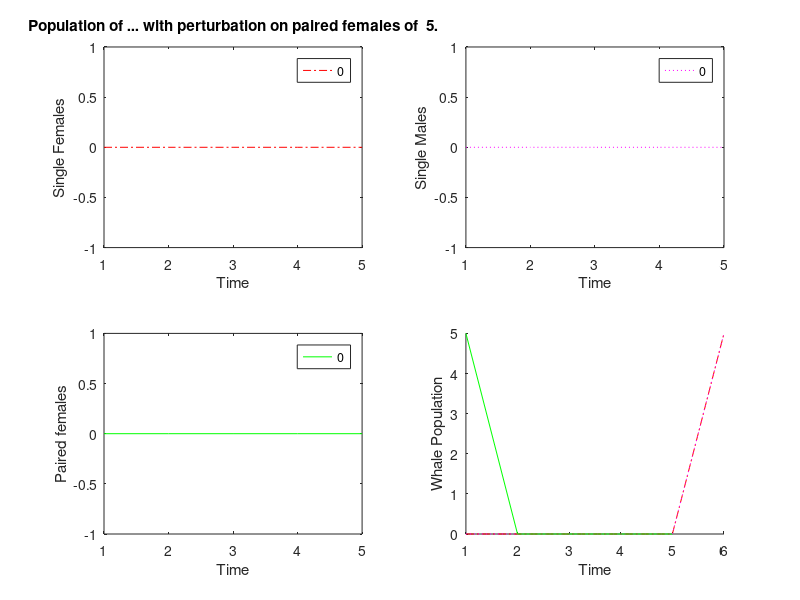
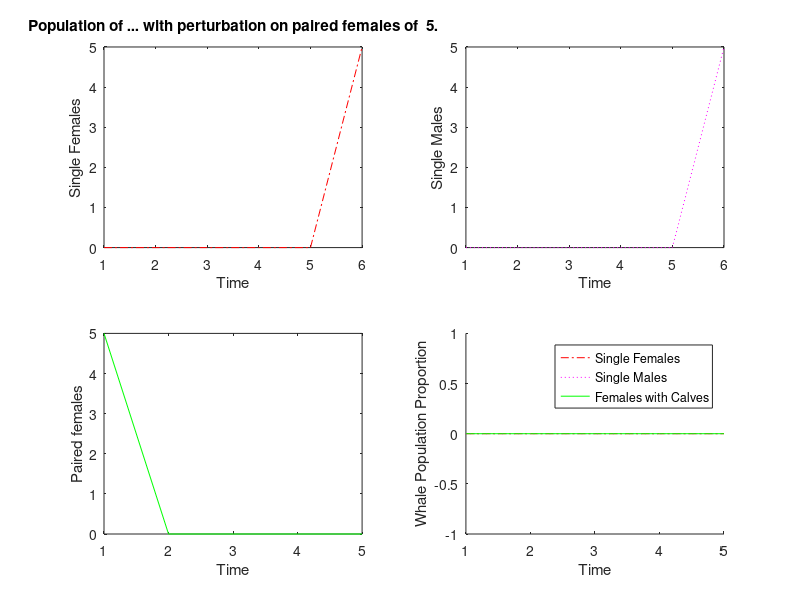

Recreate these plots in MATLAB, in order.
%Whale Group at MTBI
%created by Ivan E. Cao-Berg

%This function creates a population proportion plot for each cycle and another plot of population sizes of those cycles
function whaleoscpf( epsilon, muj, mux, muy, px0, x0, y0, k )

if nargin == 0
    option = input( 'Do you want to work with fin whales (1), with right whales (2) or another whale (3)? : ' )
    if option == 1
         betax = 0.5;
         betay = 0.5;
         mux = 0.955;
         muy = 0.965;
         muj = 0.96;
    end
    if option == 2
         betax = 0.5;
         betay = 0.5;
         mux = 0.925;
         muy = 0.94;
         muj = 0.957;
    end
    if option == 3
         betax = input( 'Please input a value for betax :' );
         betay = input( 'Please input a value for betay :' );
         mux = input( 'Please input a value for mux :' );
         muy = input( 'Please input a value for muy :' );
         muj = input( 'Please input a value for muj :' );
    end
%Number of iterations = numbers of generations
c = input('For how many generations do you want to run the simulation? :')
end

%Zero matrixes for reserving space in memory
x = zeros(1,c);
y = zeros(1,c);
px = zeros(1,c);
time = zeros(1,c);
propx = zeros(1,c);
propy = zeros(1,c);
propp = zeros(1,c);

%Initial Conditions
epsilon = input('Please type the value for epsilon ( no noise -> epsilon = 0 ) :')
px0 = input('Please type the value for P_0 :')
x0 = input('Please type the value for x_0 :')
y0 = input('Please type the value for y_0 :')
k = input('Please type the value for the delay :' )

%Options
option = input('Do you want p(0)=p(1)=p(2)...=p(k)? Yes=1 No=0 : ')
if option == 1 
    for delay = 1 : k
    px(delay)=px0;
    end
end

if option == 0
    for delay = 2 : k
    px(delay) = input('Please type the value for px() : ');
    end
end

%Initial Conditions = First Generation
x(k+1)=x0;
y(k+1)=y0;
px(1)=px0;

%Recursion Formula
for t = 12:c %Counter for number of generations
    x(t) = x_f( epsilon, betax, mux, muj, muy, x(t-1), y(t-1), px(t-1), px(t-k), k); 
    y(t) = y_f( betay, mux, muy, y(t-1), px(t-k) );
    px(t) = px_foscsine( epsilon, muj, mux, muy, x(t-1), y(t-1), t );
    propx(t) = ppx( x(t-1), y(t-1), px(t-1));
    propy(t) = ppy( x(t-1), y(t-1), px(t-1));
    propp(t) = ppp( x(t-1), y(t-1), px(t-1));
end

%%%%%%%%%%%%%%%%%%%
% Figure Number 1 %
%%%%%%%%%%%%%%%%%%%
%Divides the plot into four subplots
%First subplot : Time vs. Proportion of Single Females
figure(1)
subplot(2,2,1)
plot(propx,'r-.')
xlabel('Time')
ylabel('Single Females')
title(['Population of ... with perturbation on paired females of  ' num2str(epsilon) '.'])
legend([num2str(propx(c-1))])

%Second subplot : Time vs. Proportion of Single Males
subplot(2,2,2)
plot(propy,'m:')
xlabel('Time')
ylabel('Single Males')
legend([num2str(propy(c-1))])

%Third subplot : Time vs. Proportion of Paired Females
subplot(2,2,3)
plot(propp,'g-')
xlabel('Time')
ylabel('Paired females')
legend([num2str(propp(c-1))])

%Fourth subplot :  : Time vs. Whale Population Size
subplot(2,2,4)
hold on
plot(x,'r-.')
plot(y,'m:')
plot(px,'g-')
xlabel('Time')
ylabel('Whale Population')
hold off

%%%%%%%%%%%%%%%%%%%
% Figure Number 2 %
%%%%%%%%%%%%%%%%%%%
%Divides the plot into four subplots
%First subplot : Time vs. Population Size of Single Females
figure(2)
subplot(2,2,1)
plot(x,'r-.')
xlabel('Time')
ylabel('Single Females')
title(['Population of ... with perturbation on paired females of  ' num2str(epsilon) '.'])

%Second subplot : Time vs. Population Size of Single Males
subplot(2,2,2)
plot(y,'m:')
xlabel('Time')
ylabel('Single Males')

%Third subplot : Time vs. Population Size of Paired Females
subplot(2,2,3)
plot(px,'g-')
xlabel('Time')
ylabel('Paired females')

%Fourth subplot : Time vs. Whale Population Proportion
subplot(2,2,4)
hold on
plot(propx,'r-.')
plot(propy,'m:')
plot(propp,'g-')
xlabel('Time')
ylabel('Whale Population Proportion')
legend('Single Females','Single Males','Females with Calves')
hold off